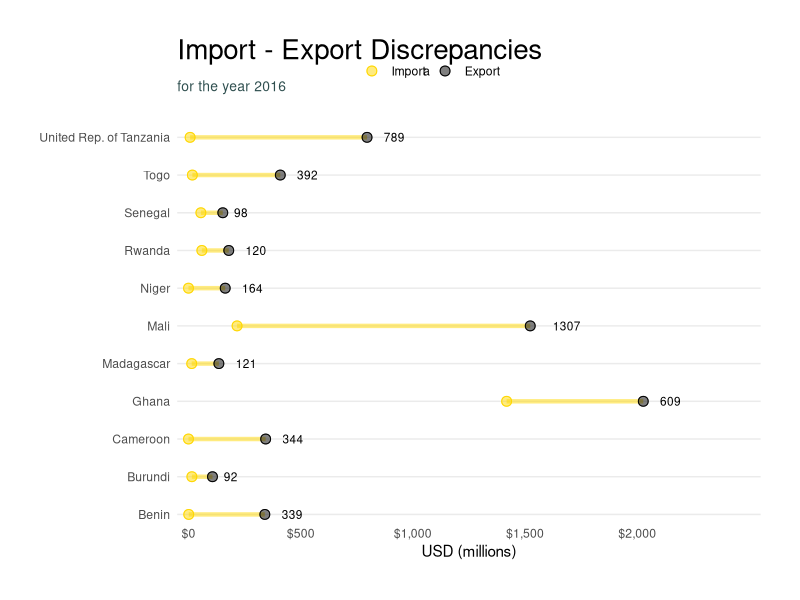

R code for this plot:
#plot to show export and import discrepancy
library(tidyverse)
library(ggplot2)

selectList <- c('Mali', 'United Rep. of Tanzania', 'Ghana', 'Togo', 'Cameroon', 'Benin', 'Ethiopia',
                'Niger', 'Madagascar', 'Rwanda', 'Mozambique', 'Senegal', 'Burundi')

export <- read.csv('./../data/uae_export.csv', row.names = NULL)
colnames(export) <- colnames(export)[2:ncol(export)]
export <- export[1:(ncol(export)-1)]

import <- read.csv('./../data/uae_import.csv', row.names = NULL)
colnames(import) <- colnames(import)[2:ncol(import)]
import <- import[1:(ncol(import)-1)]


export <- export[export$reporterDesc %in% selectList,]
export <- export %>% select(reporterDesc, primaryValue)

import <- import[import$partnerDesc %in% selectList,]
import <- import %>% select(partnerDesc, primaryValue)
colnames(import) <- c('reporterDesc', 'primaryValue')

export <- export[export$reporterDesc %in% unique(import$reporterDesc),]
import <- import[import$reporterDesc %in% unique(export$reporterDesc),]

wide <- data.frame(export$primaryValue, import$primaryValue)
long <- cbind(export$reporterDesc, stack(wide))
colnames(long) <- c('Country', 'Value', 'Flag')
long$Value <- long$Value/1000000

right_label <- long %>%
  group_by(Country) %>%
  arrange(desc(Value)) %>%
  top_n(1)

left_label <- long %>%
  group_by(Country) %>%
  arrange(desc(Value)) %>%
  slice(2)


# create data frame that identifies revenue differences over 20%
big_diff <- long %>% 
  spread(Flag, Value) %>% 
  group_by(Country) %>% 
  mutate(Max = max(import.primaryValue, export.primaryValue),
         Min = min(import.primaryValue, export.primaryValue),
         Diff = Max - Min) %>% 
  arrange(desc(Diff)) %>%
  filter(Diff > .2)

# filter the label data frames to only include those cities where the
# difference exceeds 20%
right_label <- filter(right_label, Country %in% big_diff$Country)
left_label <- filter(left_label, Country %in% big_diff$Country)

# filter the main data frame to only include those cities where the 
# difference exceeds 20%.
highlight <- filter(long, Country %in% big_diff$Country)

plot_label <- big_diff %>%
  select(Country, Value = Max, Diff) %>%
  right_join(right_label)

p <- ggplot(long, aes(Value, Country)) +
  geom_line(aes(group = Country), alpha = .5, color = 'gold', linewidth = 1.5) +
  geom_point(aes(color = Flag), size = 3, alpha = .5) +
  #geom_line(data = highlight, aes(group = Country)) +
  geom_point(data = highlight, aes(color = Flag), size = 3, pch=21) +
  geom_text(data = plot_label, aes(color = Flag, 
                                   label = round(Diff, 0)),
            size = 3, hjust = -.8)

p + scale_color_manual(labels = c("Import", "Export"),values = c('gold', 'black')) +
  scale_x_continuous(labels = scales::dollar, expand = c(0.02, 0), 
                     limits = c(0, 2500),
                     breaks = seq(0, 2000, by = 500)) +
  scale_y_discrete(expand = c(.02, 0)) +
  labs(title = "Import - Export Discrepancies", subtitle = "for the year 2016") +
  xlab('USD (millions)') +
  theme_minimal() +
  theme(axis.title.y = element_blank(),
        panel.grid.major.x = element_blank(),
        panel.grid.minor = element_blank(),
        legend.title = element_blank(),
        legend.justification = c(0, 1), 
        legend.position = c(.3, 1.2),
        legend.background = element_blank(),
        legend.direction="horizontal",
        plot.title = element_text(size = 20, margin = margin(b = 10)),
        plot.subtitle = element_text(size = 10, color = "darkslategrey", margin = margin(b = 25)),
        plot.caption = element_text(size = 8, margin = margin(t = 10), color = "grey70", hjust = 0),
        plot.margin = margin(t = 1, r = 1, b = 1, l = 1, unit = "cm"))


